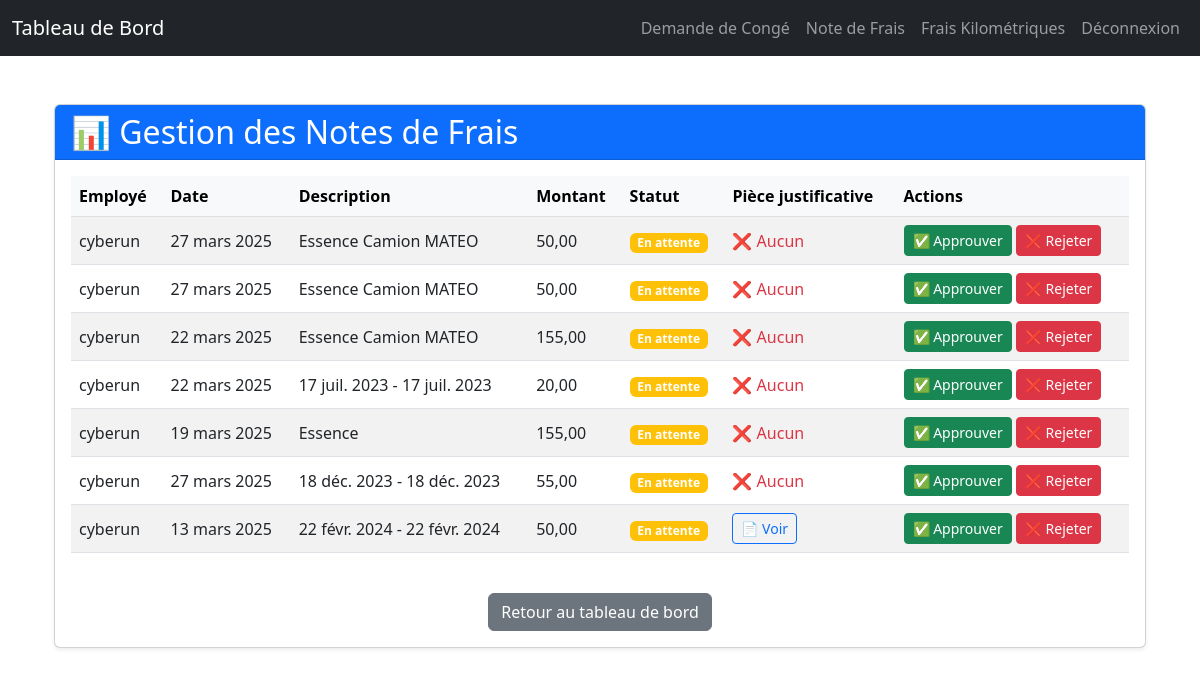
Page /manage-expenses/ (signed in) on the earlier database version.
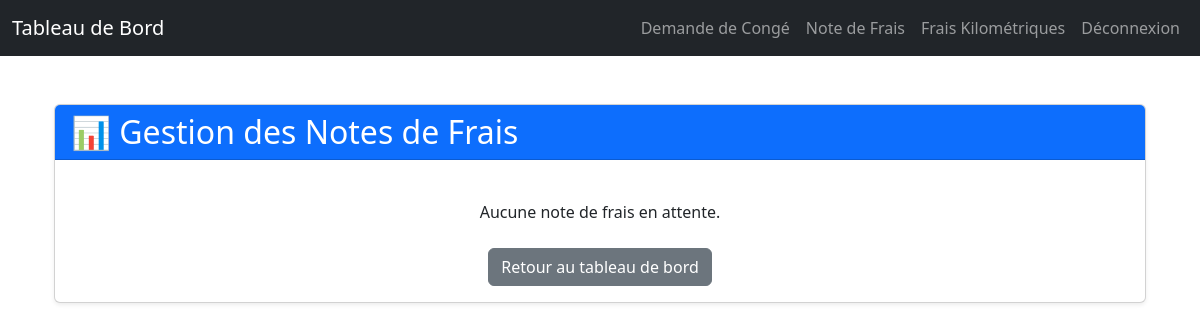
Same page on the later database version.
### rh_management/models.py (models this page shows, shortened)
class ExpenseReport(models.Model):
    STATUS_CHOICES = [
        ('pending', 'En attente'),
        ('approved', 'Approuvée'),
        ('rejected', 'Rejetée')
    ]
    user = models.ForeignKey(User, on_delete=models.CASCADE)
    date = models.DateField()
    description = models.CharField(max_length=255)
    amount = models.DecimalField(max_digits=10, decimal_places=2)  # Montant HT
    vat = models.DecimalField(max_digits=5, decimal_places=2, default=0.0)  # ✅ Applique une TVA par défaut de 20%
    project = models.CharField(max_length=255, blank=True, null=True)
    location = models.CharField(max_length=255, blank=True, null=True)
    refacturable = models.BooleanField(default=False)
    receipt = models.FileField(upload_to="receipts/", blank=True, null=True)  # Champ pour les pièces justificatives
    status = models.CharField(max_length=10, choices=STATUS_CHOICES, default='pending')
    notification_emails = models.TextField(blank=True, null=True)  # Champ pour les adresses e-mail de notification

### rh_management/views.py (the view)
# urls.py: path("manage-expenses/", manage_expenses_view, name="manage_expenses"),  # Manage expenses
@login_required
@user_passes_test(is_hr)
def manage_expenses_view(request):
    pending_expenses = ExpenseReport.objects.filter(status='pending')
    return render(request, 'rh_management/manage_expenses.html', {'pending_expenses': pending_expenses})

### rh_management/views.py (called while the page is built)
def is_hr(user):
    return user.is_staff  # Seuls les RH peuvent approuver les congés
    return user.is_staff  # Seuls les RH peuvent approuver les congés

### templates/rh_management/manage_expenses.html (shortened to what this page needs)
{% extends "base.html" %}
{% block content %}
<div class="container mt-5">
    <div class="card shadow-sm">
        <div class="card-header bg-primary text-white">
            <h2 class="mb-0">📊 Gestion des Notes de Frais</h2>
        </div>
        <div class="card-body">
            {% if pending_expenses %}
            <div class="table-responsive">
                <table class="table table-striped table-hover">
                    <thead class="table-light">
                        <tr>
                            <th>Employé</th>
                            <th>Date</th>
                            <th>Description</th>
                            <th>Montant</th>
                            <th>Statut</th>
                            <th>Pièce justificative</th>
                            <th>Actions</th>
                        </tr>
                    </thead>
                    <tbody>
                        {% for expense in pending_expenses %}
                        <tr>
                            <td>{{ expense.user.username }}</td>
                            <td>{{ expense.date }}</td>
                            <td>{{ expense.description }}</td>
                            <td>{{ expense.amount }} {{ expense.currency }}</td>
                            <td>
                                <span class="badge bg-{% if expense.status == 'approved' %}success{% elif expense.status == 'rejected' %}danger{% else %}warning{% endif %}">
                                    {{ expense.get_status_display }}
                                </span>
                            </td>
                            <td>
                                {% if expense.receipt %}
                                    <a href="{{ expense.receipt.url }}" target="_blank" class="btn btn-outline-primary btn-sm">📄 Voir</a>
                                {% else %}
                                    <span class="text-danger">❌ Aucun</span>
                                {% endif %}
                            </td>
                            <td>
                                <a href="{% url 'approve_expense' expense.id %}" class="btn btn-success btn-sm">✅ Approuver</a>
                                <a href="{% url 'reject_expense' expense.id %}" class="btn btn-danger btn-sm">❌ Rejeter</a>
                            </td>
                        </tr>
                        {% endfor %}
                    </tbody>
                </table>
            </div>
            {% else %}
                <p class="text-center mt-4">Aucune note de frais en attente.</p>
            {% endif %}
            <div class="text-center mt-4">
                <a href="{% url 'dashboard' %}" class="btn btn-secondary">Retour au tableau de bord</a>
            </div>
        </div>
    </div>
</div>
{% endblock %}

Differences in the rows shown:
removed ExpenseReport: user.username "cyberun", date "27 mars 2025", description "Essence Camion MATEO", amount "50,00", status "En attente", receipt "❌ Aucun"
removed ExpenseReport: user.username "cyberun", date "27 mars 2025", description "Essence Camion MATEO", amount "50,00", status "En attente", receipt "❌ Aucun"
removed ExpenseReport: user.username "cyberun", date "22 mars 2025", description "Essence Camion MATEO", amount "155,00", status "En attente", receipt "❌ Aucun"
removed ExpenseReport: user.username "cyberun", date "22 mars 2025", description "17 juil. 2023 - 17 juil. 2023", amount "20,00", status "En attente", receipt "❌ Aucun"
removed ExpenseReport: user.username "cyberun", date "19 mars 2025", description "Essence", amount "155,00", status "En attente", receipt "❌ Aucun"
removed ExpenseReport: user.username "cyberun", date "27 mars 2025", description "18 déc. 2023 - 18 déc. 2023", amount "55,00", status "En attente", receipt "❌ Aucun"
removed ExpenseReport: user.username "cyberun", date "13 mars 2025", description "22 févr. 2024 - 22 févr. 2024", amount "50,00", status "En attente"
Other differences:
text no longer shown: "Employé Date Description Montant Statut Pièce justificative Actions"
text now shown: "Aucune note de frais en attente."
